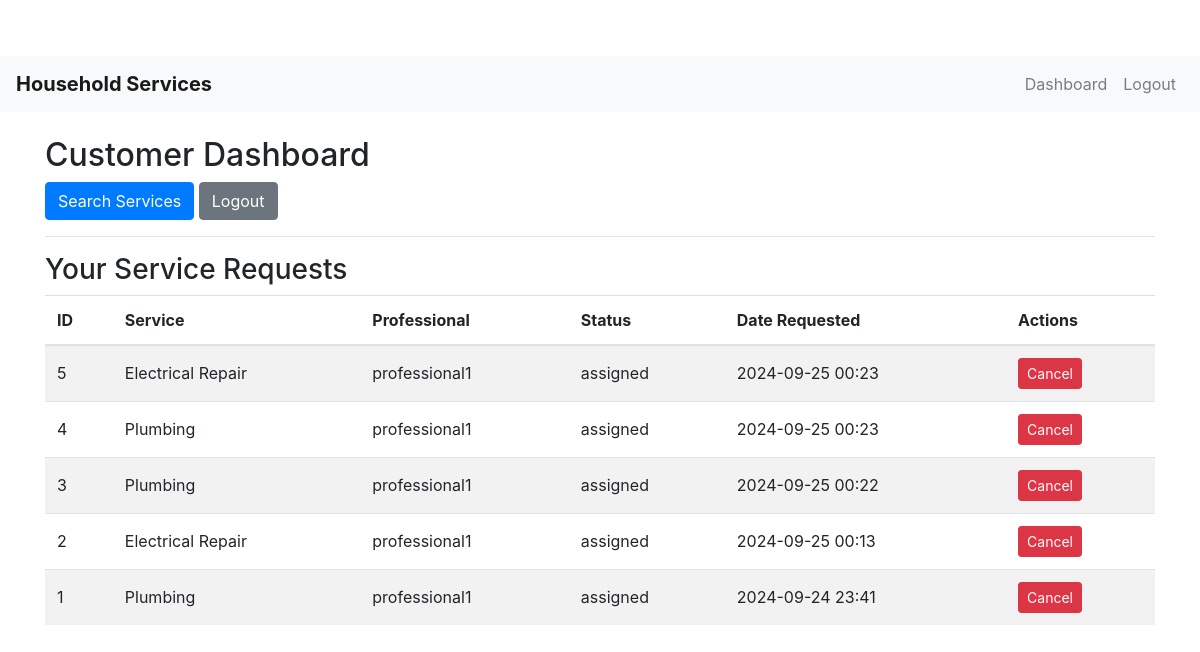
Page /customer/dashboard (signed in) on the earlier database version.
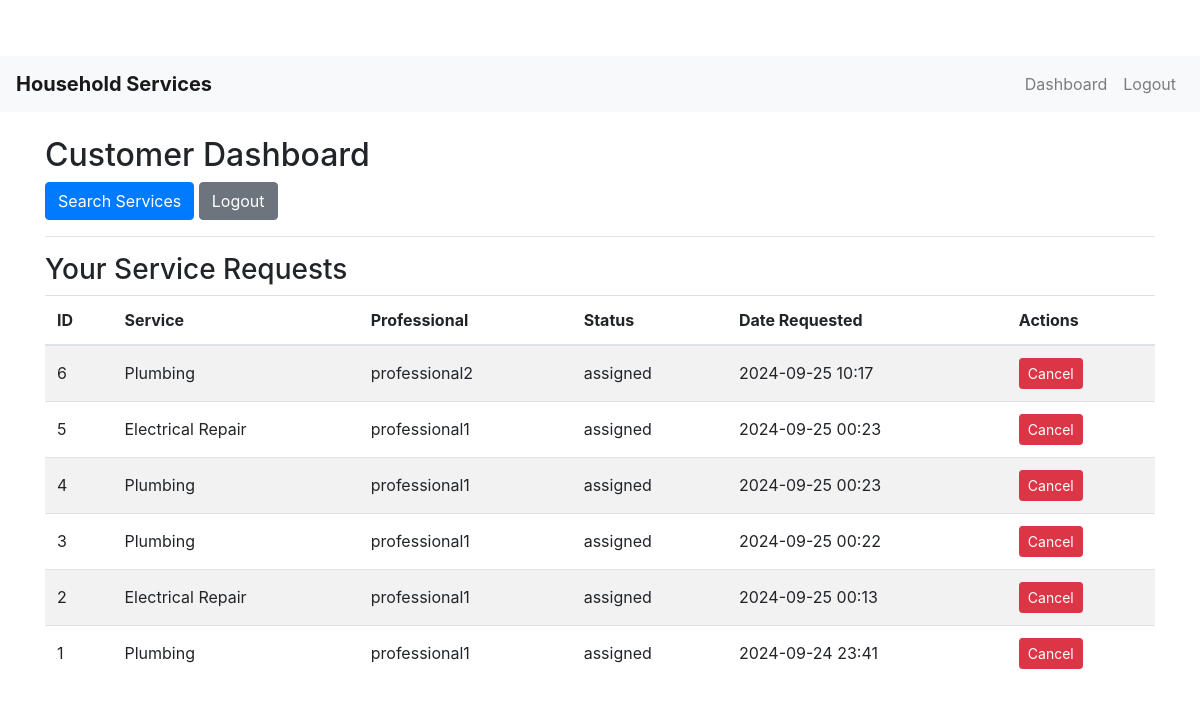
Same page on the later database version.
### models.py (models this page shows, shortened)
class ServiceRequest(db.Model):
    __tablename__ = 'service_requests'  # Ensure table name is specified
    id = db.Column(db.Integer, primary_key=True)
    service_id = db.Column(db.Integer, db.ForeignKey('services.id'), nullable=False)
    customer_id = db.Column(db.Integer, db.ForeignKey('users.id'), nullable=False)
    professional_id = db.Column(db.Integer, db.ForeignKey('users.id'))
    service_status = db.Column(db.String(20), nullable=False, default='requested')
    service = db.relationship('Service', backref='service_requests')
    date_of_request = db.Column(db.DateTime, default=datetime.utcnow)
    date_of_completion = db.Column(db.DateTime)
    remarks = db.Column(db.Text)

class Service(db.Model):
    __tablename__ = 'services'  # Ensure table name is specified
    id = db.Column(db.Integer, primary_key=True)
    name = db.Column(db.String(100), nullable=False)
    base_price = db.Column(db.Float, nullable=False)
    time_required = db.Column(db.Integer, nullable=False)  # Time in minutes
    description = db.Column(db.Text)

class User(UserMixin, db.Model):
    __tablename__ = 'users'  # Ensure table name is specified
    id = db.Column(db.Integer, primary_key=True)
    username = db.Column(db.String(100), unique=True, nullable=False)
    password = db.Column(db.String(128), nullable=False)
    role = db.Column(db.String(20), nullable=False)  # 'admin', 'professional', 'customer'
    is_active = db.Column(db.Boolean, default=True)
    date_created = db.Column(db.DateTime, default=datetime.utcnow)
    service_type = db.Column(db.String(100))
    experience = db.Column(db.Integer)
    customer_service_requests = db.relationship('ServiceRequest', backref='customer', foreign_keys='ServiceRequest.customer_id', lazy='dynamic')
    professional_service_requests = db.relationship('ServiceRequest', backref='professional', foreign_keys='ServiceRequest.professional_id', lazy='dynamic')

### routes.py (the view)
@app.route('/customer/dashboard')
@login_required
def customer_dashboard():
    if current_user.role != 'customer':
        flash('Access denied.')
        return redirect(url_for('index'))
    service_requests = ServiceRequest.query.filter_by(customer_id=current_user.id).order_by(ServiceRequest.id.desc()).all()
    return render_template('customer_dashboard.html', service_requests=service_requests)

### app.py (called while the page is built)
@login_manager.user_loader
def load_user(user_id):
    return User.query.get(int(user_id))

### templates/customer_dashboard.html
{% extends 'base.html' %}
{% block content %}
<h2>Customer Dashboard</h2>
<p>
    <a href="{{ url_for('search_services') }}" class="btn btn-primary">Search Services</a>
    <a href="{{ url_for('logout') }}" class="btn btn-secondary">Logout</a>
</p>
<hr>
<h3>Your Service Requests</h3>
<table class="table table-striped">
    <thead>
        <tr>
            <th>ID</th>
            <th>Service</th>
            <th>Professional</th>
            <th>Status</th>
            <th>Date Requested</th>
            <th>Actions</th>
        </tr>
    </thead>
    <tbody>
        {% for request in service_requests %}
        <tr>
            <td>{{ request.id }}</td>
            <td>{{ request.service.name }}</td>
            <td>
                {% if request.professional %}
                {{ request.professional.username }}
                {% else %}
                Pending Assignment
                {% endif %}
            </td>
            <td>{{ request.service_status }}</td>
            <td>{{ request.date_of_request.strftime('%Y-%m-%d %H:%M') }}</td>
            <td>
                {% if request.service_status != 'closed' %}
                <a href="{{ url_for('reject_request', request_id=request.id) }}" class="btn btn-sm btn-danger">Cancel</a>
                {% else %}
                <span class="text-success">Completed</span>
                {% endif %}
            </td>
        </tr>
        {% endfor %}
    </tbody>
</table>
{% endblock %}

### templates/base.html (shortened to what this page needs)
<!DOCTYPE html>
<html lang="en">
<head>
    <link rel="stylesheet" href="https://stackpath.bootstrapcdn.com/bootstrap/4.5.0/css/bootstrap.min.css">
    <link rel="stylesheet" href="{{ url_for('static', filename='css/styles.css') }}">
</head>
<body>
    <nav class="navbar navbar-expand-lg navbar-light bg-light">
        <a class="navbar-brand" href="{{ url_for('index') }}">Household Services</a>
        {% if current_user.is_authenticated %}
        <div class="collapse navbar-collapse" id="navbarNav">
            <ul class="navbar-nav ml-auto">
                {% if current_user.role == 'admin' %}
                <li class="nav-item">
                    <a class="nav-link" href="{{ url_for('admin_dashboard') }}">Dashboard</a>
                </li>
                {% elif current_user.role == 'professional' %}
                <li class="nav-item">
                    <a class="nav-link" href="{{ url_for('professional_dashboard') }}">Dashboard</a>
                </li>
                {% elif current_user.role == 'customer' %}
                <li class="nav-item">
                    <a class="nav-link" href="{{ url_for('customer_dashboard') }}">Dashboard</a>
                </li>
                {% endif %}
                <li class="nav-item">
                    <a class="nav-link" href="{{ url_for('logout') }}">Logout</a>
                </li>
            </ul>
        </div>
        {% endif %}
    </nav>
    <div class="container mt-4">
        {% block content %}{% endblock %}
    </div>
</body>
</html>

### static/css/styles.css (style rules this page uses)
body { padding-top: 56px; }
.navbar-brand { font-weight: bold; }
.table th, .table td { vertical-align: middle; }

Differences in the rows shown:
added ServiceRequest: id "6", service.name "Plumbing", professional.username "professional2", service_status "assigned", date_of_request "2024-09-25 10:17"
